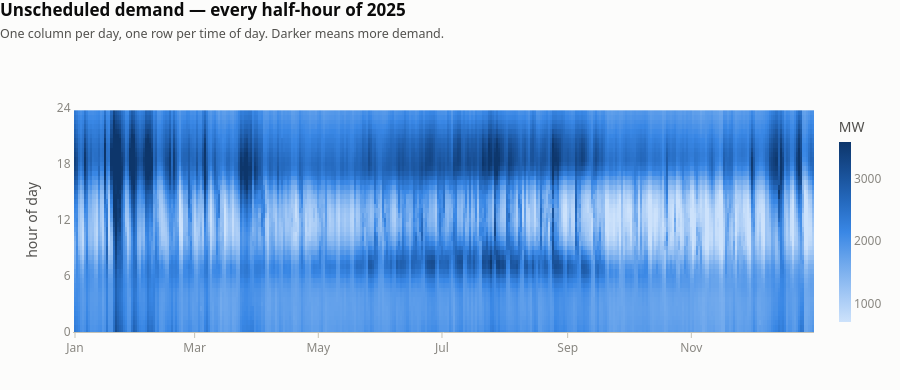
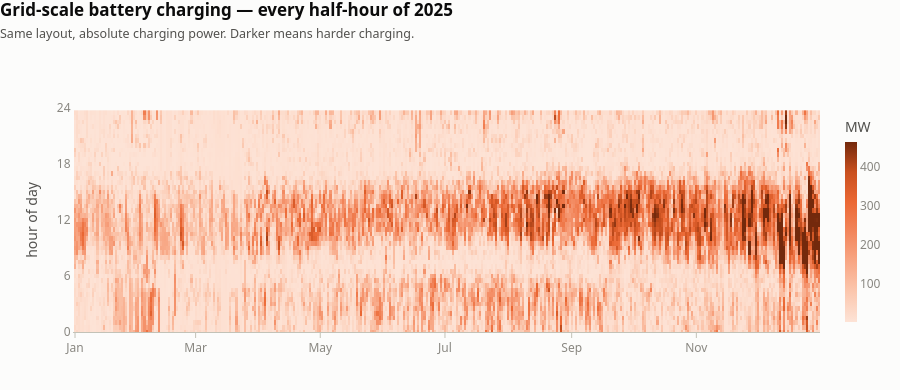

Notebook code for these charts, in order:
### Markdown cell above
### 3. Carpet plots — every interval of the year at once

No aggregation, no window: one column per day, one row per time of day, magnitude as colour.
Seasonal drift reads left-to-right; the daily cycle reads top-to-bottom.

### Code cell
# ── Chart 3: carpet plots ────────────────────────────────────────────────────
def carpet(frame, col, title, subtitle, ramp, transform=None, unit="MW", height=390):
    v = frame[col] if transform is None else transform(frame[col])
    piv = (frame.assign(_v=v)
           .pivot_table(index="tod_min", columns="date", values="_v", aggfunc="mean")
           .sort_index())
    # Clip the colour range to the 1st-99th percentile: a handful of extreme
    # intervals otherwise compress the ramp and wash out the daily structure.
    lo, hi = np.nanpercentile(piv.values.astype(float), [1, 99])
    fig = go.Figure(go.Heatmap(
        z=piv.values, x=piv.columns, y=piv.index / 60, colorscale=ramp,
        zmin=lo, zmax=hi, zsmooth=False,
        colorbar=dict(title=dict(text=unit, side="top"), outlinewidth=0,
                      thickness=12, tickfont=dict(color=MUTED)),
        hovertemplate="%{x|%d %b} · %{y:.1f}h<br>%{z:.0f} " + unit + "<extra></extra>"))
    style(fig, title, subtitle, height=height, hover="closest")
    fig.update_yaxes(title_text="hour of day", tickvals=[0, 6, 12, 18, 24],
                     range=[0, 24], gridcolor="rgba(0,0,0,0)")
    fig.update_xaxes(showgrid=False, tickformat="%b")
    return fig


carpet(d30, "unscheduled_demand_mw",
       f"Unscheduled demand — every half-hour of {YEAR}",
       "One column per day, one row per time of day. Darker means more demand.",
       RAMP_BLUE).show()

carpet(d30, "withdrawal_mw",
       f"Grid-scale battery charging — every half-hour of {YEAR}",
       "Same layout, absolute charging power. Darker means harder charging.",
       RAMP_ORANGE, transform=lambda s: s.abs()).show()

### Figure 1 — Plotly figure (JSON) as saved in the notebook; plotly's stock layout.template omitted (floating-point values rounded to 4 significant figures; data arrays with more than 128 entries replaced by an {"elided": "..."} marker saying what was removed)
{"data": [{"colorbar": {"outlinewidth": 0, "thickness": 12, "tickfont": {"color": "#898781"}, "title": {"side": "top", "text": "MW"}}, "colorscale": [[0, "#cde2fb"], [0.1667, "#9ec5f4"], [0.3333, "#6da7ec"], [0.5, "#3987e5"], [0.6667, "#256abf"], [0.8333, "#184f95"], [1, "#0d366b"]], "hovertemplate": "%{x|%d %b} · %{y:.1f}h<br>%{z:.0f} MW<extra></extra>", "type": "heatmap", "x": {"elided": "365 str values"}, "y": [0.0, 0.5, 1.0, 1.5, 2.0, 2.5, 3.0, 3.5, 4.0, 4.5, 5.0, 5.5, 6.0, 6.5, 7.0, 7.5, 8.0, 8.5, 9.0, 9.5, 10.0, 10.5, 11.0, 11.5, 12.0, 12.5, 13.0, 13.5, 14.0, 14.5, 15.0, 15.5, 16.0, 16.5, 17.0, 17.5, 18.0, 18.5, 19.0, 19.5, 20.0, 20.5, 21.0, 21.5, 22.0, 22.5, 23.0, 23.5], "z": {"elided": "48x365 float values"}, "zmax": 3598.0, "zmin": 699.8, "zsmooth": false}], "layout": {"font": {"color": "#52514e", "family": "system-ui, -apple-system, Segoe UI, sans-serif", "size": 12}, "height": 390, "hovermode": "closest", "legend": {"bgcolor": "rgba(0,0,0,0)", "font": {"color": "#52514e"}, "orientation": "h", "x": 0, "y": 1, "yanchor": "bottom"}, "margin": {"b": 58, "l": 74, "r": 30, "t": 108}, "paper_bgcolor": "#fcfcfb", "plot_bgcolor": "#fcfcfb", "title": {"font": {"color": "#0b0b0b", "size": 17}, "text": "<b>Unscheduled demand — every half-hour of 2025</b><br><span style='font-size:12.5px;color:#52514e'>One column per day, one row per time of day. Darker means more demand.</span>", "x": 0, "xanchor": "left", "y": 0.96}, "xaxis": {"linecolor": "#c3c2b7", "showgrid": false, "tickcolor": "#c3c2b7", "tickfont": {"color": "#898781"}, "tickformat": "%b", "ticks": "outside"}, "yaxis": {"gridcolor": "rgba(0,0,0,0)", "linecolor": "rgba(0,0,0,0)", "range": [0, 24], "tickfont": {"color": "#898781"}, "tickvals": [0, 6, 12, 18, 24], "title": {"text": "hour of day"}}}}

### Figure 2 — Plotly figure (JSON) as saved in the notebook; plotly's stock layout.template omitted (floating-point values rounded to 4 significant figures; data arrays with more than 128 entries replaced by an {"elided": "..."} marker saying what was removed)
{"data": [{"colorbar": {"outlinewidth": 0, "thickness": 12, "tickfont": {"color": "#898781"}, "title": {"side": "top", "text": "MW"}}, "colorscale": [[0, "#fde3d6"], [0.1667, "#fbc7ae"], [0.3333, "#f8a785"], [0.5, "#f2865c"], [0.6667, "#eb6834"], [0.8333, "#c9501f"], [1, "#73290c"]], "hovertemplate": "%{x|%d %b} · %{y:.1f}h<br>%{z:.0f} MW<extra></extra>", "type": "heatmap", "x": {"elided": "365 str values"}, "y": [0.0, 0.5, 1.0, 1.5, 2.0, 2.5, 3.0, 3.5, 4.0, 4.5, 5.0, 5.5, 6.0, 6.5, 7.0, 7.5, 8.0, 8.5, 9.0, 9.5, 10.0, 10.5, 11.0, 11.5, 12.0, 12.5, 13.0, 13.5, 14.0, 14.5, 15.0, 15.5, 16.0, 16.5, 17.0, 17.5, 18.0, 18.5, 19.0, 19.5, 20.0, 20.5, 21.0, 21.5, 22.0, 22.5, 23.0, 23.5], "z": {"elided": "48x365 float values"}, "zmax": 462.5, "zmin": 2.761, "zsmooth": false}], "layout": {"font": {"color": "#52514e", "family": "system-ui, -apple-system, Segoe UI, sans-serif", "size": 12}, "height": 390, "hovermode": "closest", "legend": {"bgcolor": "rgba(0,0,0,0)", "font": {"color": "#52514e"}, "orientation": "h", "x": 0, "y": 1, "yanchor": "bottom"}, "margin": {"b": 58, "l": 74, "r": 30, "t": 108}, "paper_bgcolor": "#fcfcfb", "plot_bgcolor": "#fcfcfb", "title": {"font": {"color": "#0b0b0b", "size": 17}, "text": "<b>Grid-scale battery charging — every half-hour of 2025</b><br><span style='font-size:12.5px;color:#52514e'>Same layout, absolute charging power. Darker means harder charging.</span>", "x": 0, "xanchor": "left", "y": 0.96}, "xaxis": {"linecolor": "#c3c2b7", "showgrid": false, "tickcolor": "#c3c2b7", "tickfont": {"color": "#898781"}, "tickformat": "%b", "ticks": "outside"}, "yaxis": {"gridcolor": "rgba(0,0,0,0)", "linecolor": "rgba(0,0,0,0)", "range": [0, 24], "tickfont": {"color": "#898781"}, "tickvals": [0, 6, 12, 18, 24], "title": {"text": "hour of day"}}}}
